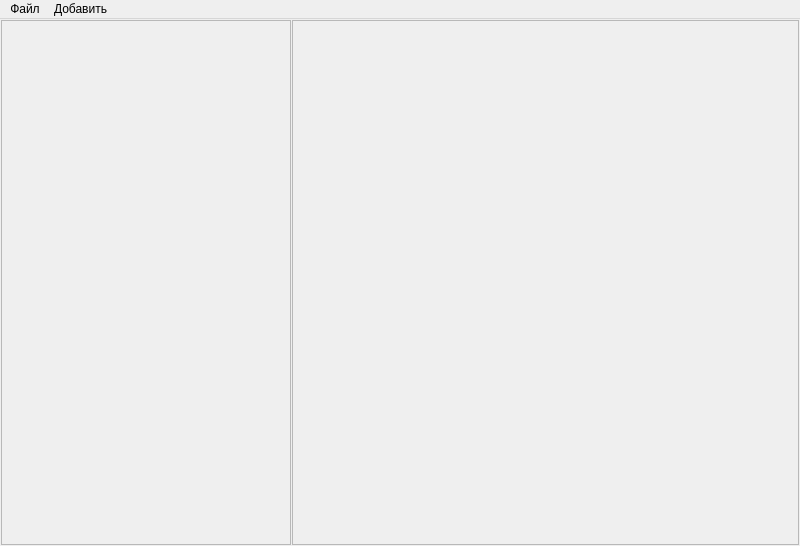
<?xml version="1.0" encoding="UTF-8"?>
<ui version="4.0">
 <class>MainWindow</class>
 <widget class="QMainWindow" name="MainWindow">
  <property name="geometry">
   <rect>
    <x>0</x>
    <y>0</y>
    <width>800</width>
    <height>546</height>
   </rect>
  </property>
  <property name="windowTitle">
   <string>Эмулятор оборудования линии</string>
  </property>
  <property name="styleSheet">
   <string notr="true">QScrollBar {
	background: none;
	border: 1px;
	margin: 1;
	padding: 1;
	width: 15px;
}

QScrollBar:handle {
	border: 1px solid #FF17365D;
	background: #226091;
	border-radius: 3px;
	min-height: 45px;
	min-width: 15px;
}

QScrollBar:sub-line {
	background: none;
	border: none;
	height: 0px;
	padding: 0;
	width: 0px;
}

QScrollBar:add-line {
	background:  none;
	border: none;
	height: 0px;	
	padding: 0;
	width: 0px;
}</string>
  </property>
  <widget class="QWidget" name="centralwidget">
   <layout class="QHBoxLayout" name="horizontalLayout" stretch="0,2">
    <property name="spacing">
     <number>1</number>
    </property>
    <property name="leftMargin">
     <number>1</number>
    </property>
    <property name="topMargin">
     <number>1</number>
    </property>
    <property name="rightMargin">
     <number>1</number>
    </property>
    <property name="bottomMargin">
     <number>1</number>
    </property>
    <item>
     <widget class="QScrollArea" name="scrollArea_2">
      <property name="minimumSize">
       <size>
        <width>290</width>
        <height>0</height>
       </size>
      </property>
      <property name="maximumSize">
       <size>
        <width>290</width>
        <height>16777215</height>
       </size>
      </property>
      <property name="frameShadow">
       <enum>QFrame::Plain</enum>
      </property>
      <property name="widgetResizable">
       <bool>true</bool>
      </property>
      <widget class="QWidget" name="scaTransporters">
       <property name="geometry">
        <rect>
         <x>0</x>
         <y>0</y>
         <width>288</width>
         <height>520</height>
        </rect>
       </property>
       <property name="minimumSize">
        <size>
         <width>280</width>
         <height>0</height>
        </size>
       </property>
       <property name="maximumSize">
        <size>
         <width>290</width>
         <height>16777215</height>
        </size>
       </property>
       <layout class="QVBoxLayout" name="verticalLayout" stretch="0,1">
        <property name="spacing">
         <number>3</number>
        </property>
        <property name="leftMargin">
         <number>3</number>
        </property>
        <property name="topMargin">
         <number>3</number>
        </property>
        <property name="rightMargin">
         <number>3</number>
        </property>
        <property name="bottomMargin">
         <number>3</number>
        </property>
        <item>
         <layout class="QVBoxLayout" name="transporters_layout">
          <property name="spacing">
           <number>1</number>
          </property>
         </layout>
        </item>
        <item>
         <spacer name="verticalSpacer">
          <property name="orientation">
           <enum>Qt::Vertical</enum>
          </property>
          <property name="sizeHint" stdset="0">
           <size>
            <width>20</width>
            <height>40</height>
           </size>
          </property>
         </spacer>
        </item>
       </layout>
      </widget>
     </widget>
    </item>
    <item>
     <widget class="QScrollArea" name="scrollArea">
      <property name="frameShadow">
       <enum>QFrame::Plain</enum>
      </property>
      <property name="widgetResizable">
       <bool>true</bool>
      </property>
      <widget class="QWidget" name="scaDevices">
       <property name="geometry">
        <rect>
         <x>0</x>
         <y>0</y>
         <width>505</width>
         <height>520</height>
        </rect>
       </property>
      </widget>
     </widget>
    </item>
   </layout>
  </widget>
  <widget class="QMenuBar" name="menuBar">
   <property name="geometry">
    <rect>
     <x>0</x>
     <y>0</y>
     <width>800</width>
     <height>22</height>
    </rect>
   </property>
   <widget class="QMenu" name="menu">
    <property name="title">
     <string>Добавить</string>
    </property>
    <addaction name="acAddCamera"/>
    <addaction name="acAddPrinter"/>
    <addaction name="separator"/>
    <addaction name="acAddTransporter"/>
    <addaction name="separator"/>
    <addaction name="acAddGenerator"/>
   </widget>
   <widget class="QMenu" name="menu_2">
    <property name="title">
     <string>Файл</string>
    </property>
    <addaction name="acOpen"/>
    <addaction name="acSaveAs"/>
    <addaction name="acSave"/>
    <addaction name="separator"/>
    <addaction name="acClose"/>
   </widget>
   <addaction name="menu_2"/>
   <addaction name="menu"/>
  </widget>
  <action name="acAddCamera">
   <property name="text">
    <string>Камера</string>
   </property>
  </action>
  <action name="acAddPrinter">
   <property name="text">
    <string>Принтер</string>
   </property>
  </action>
  <action name="acAddTransporter">
   <property name="text">
    <string>Перевозчик</string>
   </property>
  </action>
  <action name="acOpen">
   <property name="text">
    <string>Открыть...</string>
   </property>
  </action>
  <action name="acSaveAs">
   <property name="text">
    <string>Сохранить как...</string>
   </property>
  </action>
  <action name="acSave">
   <property name="text">
    <string>Сохранить</string>
   </property>
  </action>
  <action name="acClose">
   <property name="text">
    <string>Закрыть</string>
   </property>
  </action>
  <action name="acAddGenerator">
   <property name="text">
    <string>Генератор</string>
   </property>
  </action>
 </widget>
 <resources/>
 <connections/>
</ui>
